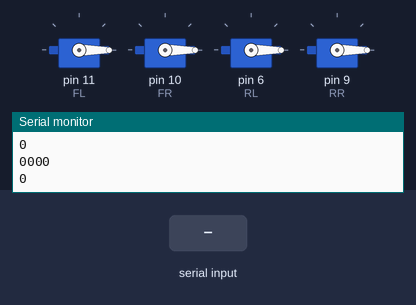
A sketch run on a simulated Arduino Uno, built with avr-gcc and run on an emulated ATmega328P. On the bench: 4 × servo, the last lines printed to the serial monitor. The inputs (shaded band) are chosen by the test bench.

Above: at 1.2 s.
1.3 s: "55\n" received over Serial
At 2.4 s:
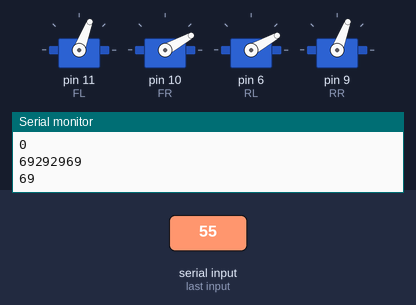
Timing chart, 0 to 4.3 s (numbered marks = the images above; inputs shaded):
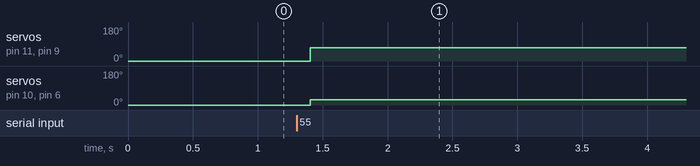

Measured:
- after the input at 1.3 s, servo on pin 11 (FL), servo on pin 9 (RR): 0° → 69° after 0.11 s; servo on pin 10 (FR), servo on pin 6 (RL): 0° → 29° after 0.11 s

The sketch:

new_notTested.ino
```cpp
#include <Servo.h>
// no reverse
// need to implement relay method to make reverse


Servo FL;
Servo FR;
Servo RL;
Servo RR;

int val;

int throttleValue;

int FL_throttle;
int FR_throttle;
int RL_throttle;
int RR_throttle;

void setup()
{
FL.attach(11);
FR.attach(10);
RL.attach(6);
RR.attach(9);
Serial.begin(9600);


}

void loop()
{
  appController();

sped(FL_throttle, FR_throttle, RL_throttle, RR_throttle);

Serial.print(FL_throttle);
Serial.print(FR_throttle);
Serial.print(RL_throttle);
Serial.print(RR_throttle);
Serial.println(' ' );
Serial.println(throttleValue);
delay(200);
}

int appController(){
if( Serial.available() )       // if data is available to read
  {
   val = Serial.parseInt();    // read it and store it in 'val'
  }
  switch (val) {
   case 11:  //Move Forward
   return moveForward();
    break;

   case 22:  //Move Backward
   return moveBackward();
    break;

   case 33:  //Move Left
    return moveLeft();
    break;

   case 44:  //Move Right
    return moveRight();
    break;

  case 55:  //Start
    throttleValue =69;
    return allSpeed(throttleValue);
    break;

  case 66:  //Stop
    throttleValue =0;
    return allSpeed(throttleValue);
    break;

  case 77:    // Up

    if (throttleValue < 160){
      throttleValue = throttleValue + 5;
    return allSpeed(throttleValue), val = 99;
    }
    break;

  case 88:    // Down
    //throttleValue =throttleValue-50;
    if (throttleValue > 0){
    return allSpeed(throttleValue-5),val = 99;}
    break;

  case 99:
    return allSpeed(throttleValue);
    break;

  case 101:  //Arm
    throttleValue = 20;
    return allSpeed(throttleValue);
    break;
  }
}

void sped(int FL_throttle,int FR_throttle, int RL_throttle,int RR_throttle){
FL.write(FL_throttle);
FR.write(FR_throttle);
RL.write(RL_throttle);
RR.write(RR_throttle);
}

int allSpeed(int throttle){
if (throttle > 68){ FR_throttle = throttle - 40;
RL_throttle= throttle - 40;}
if(throttle < 65){
FR_throttle = 20 ;
RL_throttle= 20 ;
}
FL_throttle= throttle;
RR_throttle= throttle;

throttleValue = throttle;
check(FL_throttle, FR_throttle, RL_throttle, RR_throttle );
return FL_throttle, FR_throttle, RL_throttle, RR_throttle, throttleValue;

}

int check(int FL_throttle, int FR_throttle, int RL_throttle, int RR_throttle){
  if (FL_throttle < 50|| FR_throttle < 50 || RL_throttle<50 || RR_throttle<50){
      FL_throttle=0;
      FR_throttle=0;
      RL_throttle=0;
      RR_throttle=0;
      return FL_throttle,FR_throttle, RL_throttle, RR_throttle;
  }
}
int moveForward(){
  return 0;
}

int moveBackward(){
  return 0;
}

int moveRight(){
  return 0;
}

int moveLeft(){
  return 0;
}
```
